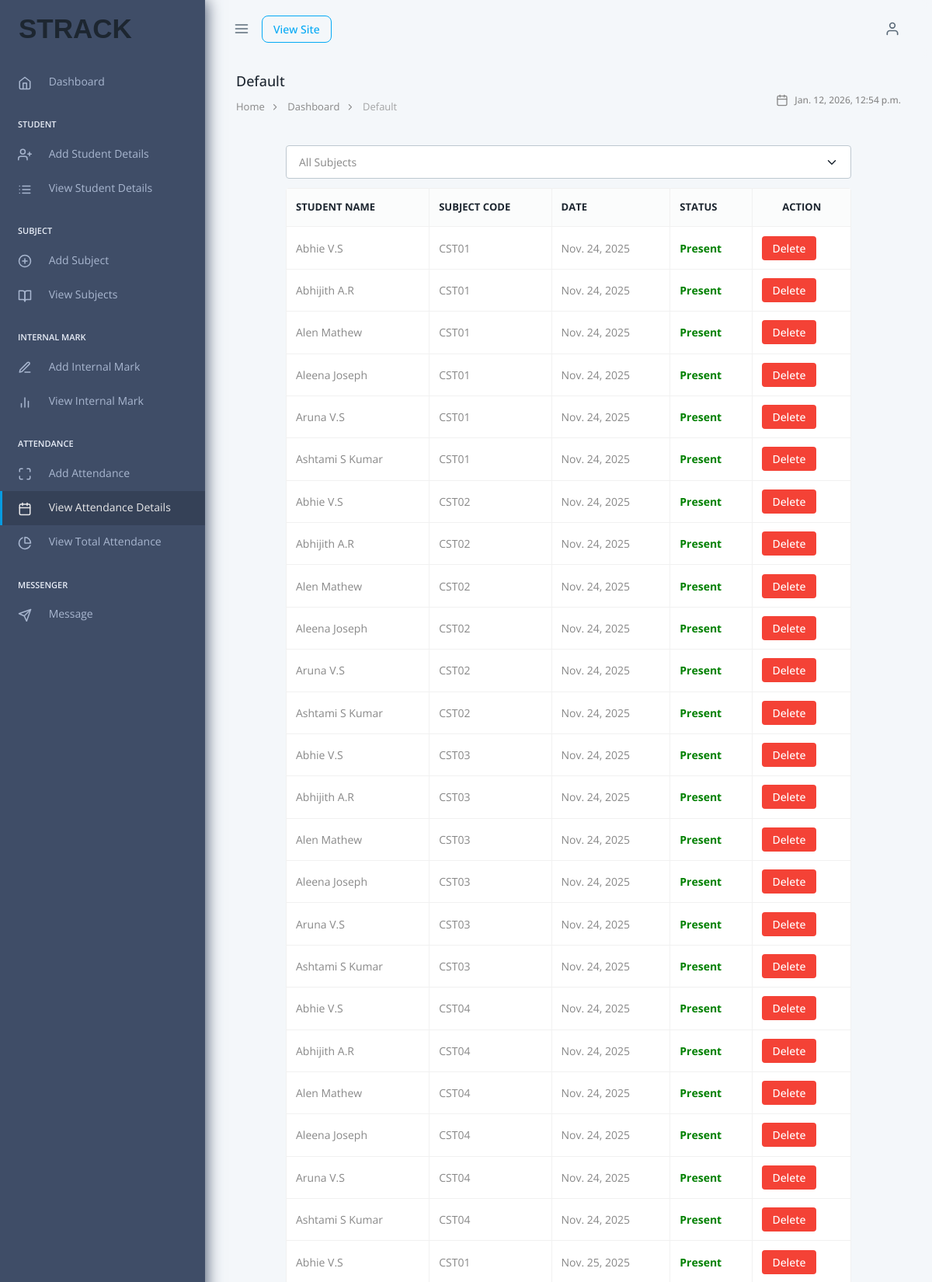
/Displayattendancepage/ (upper part), run on the app's committed database.
### TeacherApp/models.py (models this page shows, shortened)
class Attendancedb(models.Model):
    Student = models.ForeignKey(Studentdb, on_delete=models.CASCADE)
    Subject = models.ForeignKey(Subjectdb, on_delete=models.CASCADE)
    Date = models.DateField(default=date.today)
    Status = models.CharField(max_length=10, default="Absent", choices=[("Present", "Present"),
                                                                        ("Absent", "Absent")])
    class Meta:
        ordering=['Date']

class Studentdb(models.Model):
    Student_name = models.CharField(max_length=30, null=True, blank=True)
    Student_rollno = models.IntegerField(null=True, blank=True)
    Student_regid = models.CharField(max_length=30, null=True, blank=True)
    Student_batch = models.CharField(max_length=30, null=True, blank=True)
    Student_sem = models.CharField(max_length=30, null=True, blank=True)
    Student_duration = models.CharField(max_length=30, null=True, blank=True)
    Student_email = models.EmailField(null=True, blank=True)
    Student_phone = models.IntegerField(null=True, blank=True)
    Student_prof = models.ImageField(upload_to="Student Profile Image", null=True, blank=True)
    Student_password = models.CharField(max_length=10, null=True, blank=True)
    Student_confirm = models.CharField(max_length=10, null=True, blank=True)

class Subjectdb(models.Model):
    Subject_name = models.CharField(max_length=30, null=True, blank=True)
    Subject_code = models.CharField(max_length=30, null=True, blank=True)
    Subject_teacher = models.CharField(max_length=30, null=True, blank=True)
    Subject_sem = models.CharField(max_length=30, null=True, blank=True)
    Subject_dep = models.CharField(max_length=30, null=True, blank=True)

### TeacherApp/views.py (the view)
# urls.py: path('Displayattendancepage/', views.Displayattendancepage, name="Displayattendancepage"),
def Displayattendancepage(request):
    subject_id = request.GET.get("subject")
    if subject_id:
        data = Attendancedb.objects.filter(Subject_id=subject_id)
    else:
        data = Attendancedb.objects.all()
    date = datetime.datetime.now()
    subjects = Subjectdb.objects.all()
    return render(request, "displayattendance.html",
                  {'date': date, 'data': data, 'subject_id': subject_id, 'subjects': subjects})

### TeacherApp/templates/displayattendance.html (shortened to what this page needs)
{% extends 'index.html' %}
{% load static %}
{% block content %}
<div class="container mt-5">
    <form method="get" class="mb-3">
        <div class="justify-content-between align-items-center" style="display:flex; gap:30px;">
            <div style="flex:1; width:1000px;">
                <select name="subject" class="form-select" onchange="this.form.submit()">
                    <option value="">All Subjects</option>
                </select>
            </div>
        </div>
    </form>
    <div class="table-responsive shadow-sm p-3 bg-white rounded">
        <table class="table table-bordered table-hover align-middle">
            <thead class="table-dark">
            <tr>
                <th>Student Name</th>
                <th>Subject Code</th>
                <th>Date</th>
                <th>Status</th>
                <th style="text-align:center;">Action</th>
            </tr>
            </thead>
            <tbody>
            {% for i in data %}
            <tr>
                <td>{{ i.Student.Student_name }}</td>
                <td>{{ i.Subject.Subject_code }}</td>
                <td>{{ i.Date }}</td>
                <td>
                    {% if i.Status == "Present" %}
                    <span style="color:Green;  font-weight:bold;">Present</span>
                    {% else %}
                    <span style="color:Red;  font-weight:bold;">Absent</span>
                    {% endif %}
                </td>
                <td>
                    <a href="{% url 'deleteattendance' a_id=i.id %}"
                       onclick="return confirm('Are you sure you want to delete this attendance record?');">
                        <button class="btn btn-danger btn-sm px-3">Delete</button>
                    </a>
                </td>
            </tr>
            {% empty %}
            <tr>
                <td colspan="6" class="text-center text-muted">No Attendance Records Found</td>
            </tr>
            {% endfor %}
            </tbody>
        </table>
    </div>
</div>
{% endblock %}

### data on the page
Attendancedb: Student.Student_name "Abhie V.S", Subject.Subject_code "CST01", Date "Nov. 24, 2025", Status "Present"
Attendancedb: Student.Student_name "Abhijith A.R", Subject.Subject_code "CST01", Date "Nov. 24, 2025", Status "Present"
Attendancedb: Student.Student_name "Alen Mathew", Subject.Subject_code "CST01", Date "Nov. 24, 2025", Status "Present"
Attendancedb: Student.Student_name "Aleena Joseph", Subject.Subject_code "CST01", Date "Nov. 24, 2025", Status "Present"
Attendancedb: Student.Student_name "Aruna V.S", Subject.Subject_code "CST01", Date "Nov. 24, 2025", Status "Present"
Attendancedb: Student.Student_name "Ashtami S Kumar", Subject.Subject_code "CST01", Date "Nov. 24, 2025", Status "Present"
Attendancedb: Student.Student_name "Abhie V.S", Subject.Subject_code "CST02", Date "Nov. 24, 2025", Status "Present"
Attendancedb: Student.Student_name "Abhijith A.R", Subject.Subject_code "CST02", Date "Nov. 24, 2025", Status "Present"
Attendancedb: Student.Student_name "Alen Mathew", Subject.Subject_code "CST02", Date "Nov. 24, 2025", Status "Present"
Attendancedb: Student.Student_name "Aleena Joseph", Subject.Subject_code "CST02", Date "Nov. 24, 2025", Status "Present"
Attendancedb: Student.Student_name "Aruna V.S", Subject.Subject_code "CST02", Date "Nov. 24, 2025", Status "Present"
Attendancedb: Student.Student_name "Ashtami S Kumar", Subject.Subject_code "CST02", Date "Nov. 24, 2025", Status "Present"
Attendancedb: Student.Student_name "Abhie V.S", Subject.Subject_code "CST03", Date "Nov. 24, 2025", Status "Present"
Attendancedb: Student.Student_name "Abhijith A.R", Subject.Subject_code "CST03", Date "Nov. 24, 2025", Status "Present"
Attendancedb: Student.Student_name "Alen Mathew", Subject.Subject_code "CST03", Date "Nov. 24, 2025", Status "Present"
Attendancedb: Student.Student_name "Aleena Joseph", Subject.Subject_code "CST03", Date "Nov. 24, 2025", Status "Present"
Attendancedb: Student.Student_name "Aruna V.S", Subject.Subject_code "CST03", Date "Nov. 24, 2025", Status "Present"
Attendancedb: Student.Student_name "Ashtami S Kumar", Subject.Subject_code "CST03", Date "Nov. 24, 2025", Status "Present"
Attendancedb: Student.Student_name "Abhie V.S", Subject.Subject_code "CST04", Date "Nov. 24, 2025", Status "Present"
Attendancedb: Student.Student_name "Abhijith A.R", Subject.Subject_code "CST04", Date "Nov. 24, 2025", Status "Present"
Attendancedb: Student.Student_name "Alen Mathew", Subject.Subject_code "CST04", Date "Nov. 24, 2025", Status "Present"
Attendancedb: Student.Student_name "Aleena Joseph", Subject.Subject_code "CST04", Date "Nov. 24, 2025", Status "Present"
Attendancedb: Student.Student_name "Aruna V.S", Subject.Subject_code "CST04", Date "Nov. 24, 2025", Status "Present"
Attendancedb: Student.Student_name "Ashtami S Kumar", Subject.Subject_code "CST04", Date "Nov. 24, 2025", Status "Present"
Attendancedb: Student.Student_name "Abhie V.S", Subject.Subject_code "CST01", Date "Nov. 25, 2025", Status "Present"
